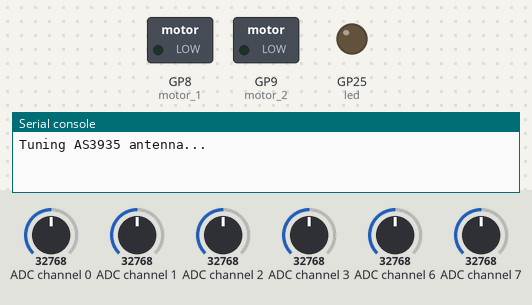
Recording of a program running on a simulated Raspberry Pi Pico running MicroPython. Shown: switched loads named in the program (green lamp = pin HIGH), output pins drawn as LEDs (lit = HIGH), the last lines printed to the serial console. The inputs (shaded band) are chosen by the test bench; at power-on: ADC channel 0 = 32768, ADC channel 1 = 32768, ADC channel 2 = 32768, ADC channel 3 = 32768, ADC channel 6 = 32768, ADC channel 7 = 32768 (analog values on the 0–65535 scale). Pins used as bus, display or sensor lines are not drawn.

Above: at 0.06 s.
At 7.04 s:
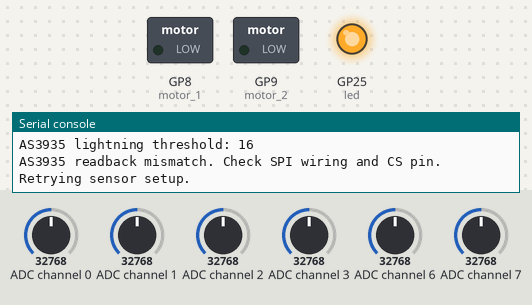
Timing chart, 0 to 7.3 s (numbered marks = the images above):
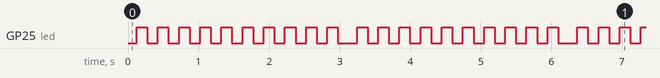

Measured:
- by itself, GP25 (led): repeats every 3.1 s: 9 × (LOW 0.15 s, HIGH 0.15 s), LOW 0.27 s, HIGH 0.15 s
- by itself, everything shown: repeats every 2.8 s, in 18 steps

The program:

main.py
```python
"""Lightning Popper, MicroPython port for the Raspberry Pi Pico.

Copy this file and as3935.py to the Pico. Wiring is unchanged from the
Arduino version in ../lightning_code.
"""

import sys
import time
import machine
from machine import Pin, SPI

import as3935
from as3935 import AS3935

# Pins
PIN_INT = 20      # interrupt pin from AS3935
PIN_CS = 17       # CS for AS3935
PIN_MISO = 16     # SPI0 RX
PIN_SCK = 18      # SPI0 SCK
PIN_MOSI = 19     # SPI0 TX
PIN_MOTOR_1 = 8   # motor direction 1 of motor driver
PIN_MOTOR_2 = 9   # motor direction 2 of motor driver

# AS3935 settings
NOISE_FLOOR = 7
WATCHDOG = 2
SPIKE = 7
LIGHTNING_THRESHOLD = 1

# Set to True to make the motor turn repeatedly, useful for debug.
# Ship with this False so the motor only fires on a real strike.
TEST_MODE = False

MOTOR_RUN_MS = 3000

# Minimum time between motor firings. A busy storm can raise several
# lightning interrupts a minute.
STRIKE_COOLDOWN_MS = 60000

# Noise and disturber events can fire continuously in an electrically noisy
# environment, so only log every Nth one.
EVENT_LOG_EVERY = 10

# If the sensor does not answer at start-up, blink the LED for this long and
# then try again. The sensor has its own regulator and can be slow to power up.
SETUP_RETRY_MS = 3000

# After an unexpected error, wait this long and then reboot the Pico.
ERROR_RESTART_MS = 5000

int_pin = Pin(PIN_INT, Pin.IN)
motor_1 = Pin(PIN_MOTOR_1, Pin.OUT, value=0)  # H-bridge off at boot
motor_2 = Pin(PIN_MOTOR_2, Pin.OUT, value=0)

sensor = None
last_pop_ticks = None  # ticks_ms() of the last firing while cooldown runs
noise_count = 0
disturber_count = 0


def pop_popper():
    """Drive the motor to fire the popper, then let it coast.

    This is a hard, open-loop drive with no stall protection, so make sure
    the gearmotor cannot stall against an end-stop for the full pulse."""
    print("Motor ON")
    motor_1(0)
    motor_2(1)
    try:
        time.sleep_ms(MOTOR_RUN_MS)
    finally:
        motor_2(0)  # also stops the motor if the program is interrupted
    print("Motor OFF")


def blink_fault(duration_ms):
    """Blink the on-board LED rapidly so a fault is visible without a serial
    connection. On a Pico W this needs the Pico W build of MicroPython."""
    led = Pin("LED", Pin.OUT)
    end = time.ticks_add(time.ticks_ms(), duration_ms)
    while time.ticks_diff(end, time.ticks_ms()) > 0:
        led.toggle()
        time.sleep_ms(150)
    led(0)


def cooldown_active():
    """True while the motor must not fire again. The main loop calls this
    every pass, so the tick counter can never wrap during a cooldown."""
    global last_pop_ticks
    if (last_pop_ticks is not None and
            time.ticks_diff(time.ticks_ms(), last_pop_ticks) >= STRIKE_COOLDOWN_MS):
        last_pop_ticks = None
    return last_pop_ticks is not None


def setup():
    """Configure the sensor. Returns False if it does not answer on SPI."""
    global sensor
    # The AS3935 uses SPI mode 1 at up to 2 MHz.
    spi = SPI(0, baudrate=2000000, polarity=0, phase=1, bits=8,
              firstbit=SPI.MSB, sck=Pin(PIN_SCK), mosi=Pin(PIN_MOSI),
              miso=Pin(PIN_MISO))
    sensor = AS3935(spi, Pin(PIN_CS), int_pin)

    # A soft reset of the Pico does not power-cycle the sensor, so start
    # from known defaults every time.
    sensor.reset_settings()

    print("Tuning AS3935 antenna...")
    tuned = sensor.tune_antenna()
    if tuned is None:
        print("Warning: no signal on interrupt pin, antenna not tuned.")
    else:
        print("Tuning capacitor: {} pF, antenna at {:.1f} kHz".format(
            tuned[0], tuned[1] / 1000))
    if not sensor.calibrate_oscillators():
        print("Warning: oscillator calibration did not report success.")

    sensor.mask_disturber(False)
    # INDOOR is the higher gain setting, so the more sensitive one.
    sensor.set_indoor_outdoor(as3935.INDOOR)
    sensor.set_noise_level(NOISE_FLOOR)
    sensor.watchdog_threshold(WATCHDOG)
    sensor.spike_rejection(SPIKE)
    sensor.lightning_threshold(LIGHTNING_THRESHOLD)

    # Read the settings back. This is the real "is the sensor there" check:
    # with MISO floating or CS miswired these do not match what was written.
    readback = (sensor.read_noise_level(), sensor.read_watchdog_threshold(),
                sensor.read_spike_rejection(), sensor.read_lightning_threshold())
    print("AS3935 noise level:", readback[0])
    print("AS3935 watchdog threshold:", readback[1])
    print("AS3935 spike rejection:", readback[2])
    print("AS3935 lightning threshold:", readback[3])
    if readback != (NOISE_FLOOR, WATCHDOG, SPIKE, LIGHTNING_THRESHOLD):
        print("AS3935 readback mismatch. Check SPI wiring and CS pin.")
        return False
    return True


def handle_event():
    """Service a pending AS3935 interrupt."""
    global last_pop_ticks, noise_count, disturber_count
    event = sensor.read_interrupt()  # also clears the interrupt
    if event == as3935.INT_NOISE:
        noise_count += 1
        if noise_count % EVENT_LOG_EVERY == 1:
            print("Noise ({} total).".format(noise_count))
    elif event == as3935.INT_DISTURBER:
        disturber_count += 1
        if disturber_count % EVENT_LOG_EVERY == 1:
            print("Disturber ({} total).".format(disturber_count))
    elif event == as3935.INT_LIGHTNING:
        print("Lightning Strike Detected!")
        distance = sensor.distance_to_storm()
        if distance == as3935.DISTANCE_OUT_OF_RANGE:
            print("Distance: out of range")
        elif distance == as3935.DISTANCE_OVERHEAD:
            print("Storm is overhead!")
        else:
            print("Approximately: {}km away!".format(distance))

        if cooldown_active():
            print("Within cooldown, not firing motor.")
        else:
            pop_popper()
            last_pop_ticks = time.ticks_ms()


def run():
    while not setup():
        print("Retrying sensor setup.")
        blink_fault(SETUP_RETRY_MS)
    print("Ready, waiting for lightning.")

    while True:
        cooldown_active()

        # The AS3935 holds its interrupt pin high until the interrupt
        # register is read, so polling the level never misses an event,
        # including one that arrives while the motor is running.
        if int_pin():
            handle_event()

        if TEST_MODE:
            print("Turning on motor to test popper function")
            time.sleep_ms(3000)
            pop_popper()
            time.sleep_ms(3000)

        time.sleep_ms(10)


def main():
    """Run forever. This device is left unattended, so on an unexpected
    error make the motor safe and reboot rather than stop at the prompt.
    Ctrl-C still stops the program normally."""
    try:
        run()
    except Exception as exc:
        motor_1(0)
        motor_2(0)
        sys.print_exception(exc)
        print("Restarting.")
        blink_fault(ERROR_RESTART_MS)
        machine.reset()


if __name__ == "__main__":
    main()
```

as3935.py
```python
"""Minimal MicroPython driver for the AS3935 Franklin lightning sensor (SPI).

Ported from the SparkFun driver wrapped by the Soldered Arduino library that
the original sketch in ../lightning_code uses. Only the features this project
needs are included.
"""

import time
import machine
from machine import Pin
from micropython import const

# Registers
_AFE_GAIN = const(0x00)
_THRESHOLD = const(0x01)
_LIGHTNING_REG = const(0x02)
_INT_MASK_ANT = const(0x03)
_ENERGY_LSB = const(0x04)
_ENERGY_MSB = const(0x05)
_ENERGY_MMSB = const(0x06)
_DISTANCE = const(0x07)
_FREQ_DISP_IRQ = const(0x08)
_CALIB_TRCO = const(0x3A)
_CALIB_SRCO = const(0x3B)
_PRESET_DEFAULT = const(0x3C)
_CALIB_RCO = const(0x3D)

_DIRECT_COMMAND = const(0x96)
_SPI_READ = const(0x40)

# Analog front end settings for set_indoor_outdoor(). INDOOR is the higher
# gain, so it is the more sensitive of the two.
INDOOR = const(0x12)
OUTDOOR = const(0x0E)

# Values returned by read_interrupt()
INT_NOISE = const(0x01)
INT_DISTURBER = const(0x04)
INT_LIGHTNING = const(0x08)

# Special values returned by distance_to_storm()
DISTANCE_OUT_OF_RANGE = const(0x3F)
DISTANCE_OVERHEAD = const(0x01)

_STRIKES = (1, 5, 9, 16)
_DIVISIONS = (16, 32, 64, 128)

# Antenna tuning. The antenna should resonate at 500 kHz and the chip can put
# that on the IRQ pin divided by 16/32/64/128. Dividing by 128 gives about
# 3.9 kHz, slow enough to count edges from a MicroPython interrupt handler.
_TUNE_DIV = const(128)
_TUNE_TARGET_HZ = 500000 / _TUNE_DIV
_TUNE_WINDOW_MS = const(100)

_edge_count = 0


def _count_edge(_pin):
    global _edge_count
    _edge_count += 1


class AS3935:
    def __init__(self, spi, cs, irq):
        """spi: machine.SPI set up for mode 1 (polarity=0, phase=1), MSB
        first, 2 MHz or slower. cs and irq: machine.Pin objects."""
        self._spi = spi
        self._cs = cs
        self._irq = irq
        self._cs.init(Pin.OUT, value=1)
        self._irq.init(Pin.IN)
        self._rbuf = bytearray(2)
        # The LCO needs 2 ms to start up and the RC oscillators 2 ms more.
        time.sleep_ms(4)

    # -- raw register access ------------------------------------------------

    def _read(self, reg):
        self._cs(0)
        self._spi.write_readinto(bytes((reg | _SPI_READ, 0)), self._rbuf)
        # Datasheet: CS must go high, low, high to end a read command.
        self._cs(1)
        self._cs(0)
        self._cs(1)
        return self._rbuf[1]

    def _write_raw(self, reg, value):
        self._cs(0)
        self._spi.write(bytes((reg, value & 0xFF)))
        self._cs(1)

    def _write(self, reg, keep_mask, bits, pos):
        """Read-modify-write: keep the bits in keep_mask, OR in bits << pos."""
        self._write_raw(reg, (self._read(reg) & keep_mask) | (bits << pos))

    # -- configuration ------------------------------------------------------

    def reset_settings(self):
        """Restore every register to its power-on default."""
        self._write_raw(_PRESET_DEFAULT, _DIRECT_COMMAND)
        time.sleep_ms(2)

    def set_indoor_outdoor(self, setting):
        if setting not in (INDOOR, OUTDOOR):
            raise ValueError("setting must be INDOOR or OUTDOOR")
        self._write(_AFE_GAIN, 0xC1, setting, 1)

    def mask_disturber(self, state):
        self._write(_INT_MASK_ANT, 0xDF, 1 if state else 0, 5)

    def set_noise_level(self, floor):
        """Noise floor threshold, 0 (lowest) to 7 (highest)."""
        if not 0 <= floor <= 7:
            raise ValueError("noise level must be 0-7")
        self._write(_THRESHOLD, 0x8F, floor, 4)

    def read_noise_level(self):
        return (self._read(_THRESHOLD) & 0x70) >> 4

    def watchdog_threshold(self, sensitivity):
        """Signal level needed to start validation, 0 (most sensitive) to 10."""
        if not 0 <= sensitivity <= 10:
            raise ValueError("watchdog threshold must be 0-10")
        self._write(_THRESHOLD, 0xF0, sensitivity, 0)

    def read_watchdog_threshold(self):
        return self._read(_THRESHOLD) & 0x0F

    def spike_rejection(self, sensitivity):
        """How hard short spikes are rejected, 0 (least) to 11 (most)."""
        if not 0 <= sensitivity <= 11:
            raise ValueError("spike rejection must be 0-11")
        self._write(_LIGHTNING_REG, 0xF0, sensitivity, 0)

    def read_spike_rejection(self):
        return self._read(_LIGHTNING_REG) & 0x0F

    def lightning_threshold(self, strikes):
        """Number of strikes (1, 5, 9 or 16) needed before an interrupt."""
        if strikes not in _STRIKES:
            raise ValueError("lightning threshold must be 1, 5, 9 or 16")
        self._write(_LIGHTNING_REG, 0xCF, _STRIKES.index(strikes), 4)

    def read_lightning_threshold(self):
        return _STRIKES[(self._read(_LIGHTNING_REG) & 0x30) >> 4]

    def _set_division(self, ratio):
        self._write(_INT_MASK_ANT, 0x3F, _DIVISIONS.index(ratio), 6)

    # -- events -------------------------------------------------------------

    def read_interrupt(self):
        """Read, and thereby clear, the interrupt source. Returns one of the
        INT_* values, or 0 if nothing is pending."""
        # Datasheet: wait 2 ms after IRQ goes high before reading.
        time.sleep_ms(2)
        return self._read(_INT_MASK_ANT) & 0x0F

    def distance_to_storm(self):
        """Estimated distance to the storm front in km. Also see
        DISTANCE_OUT_OF_RANGE and DISTANCE_OVERHEAD."""
        return self._read(_DISTANCE) & 0x3F

    def strike_energy(self):
        """Relative energy of the last lightning event. It has no physical
        unit, it is only useful for comparing events with each other."""
        return (((self._read(_ENERGY_MMSB) & 0x1F) << 16)
                | (self._read(_ENERGY_MSB) << 8)
                | self._read(_ENERGY_LSB))

    # -- calibration --------------------------------------------------------

    def read_tune_cap(self):
        """Internal antenna tuning capacitance in pF (0-120, steps of 8)."""
        return (self._read(_FREQ_DISP_IRQ) & 0x0F) * 8

    def _measure_irq_hz(self):
        global _edge_count
        state = machine.disable_irq()
        _edge_count = 0
        start = time.ticks_us()
        machine.enable_irq(state)
        time.sleep_ms(_TUNE_WINDOW_MS)
        state = machine.disable_irq()
        count = _edge_count
        elapsed = time.ticks_diff(time.ticks_us(), start)
        machine.enable_irq(state)
        return count * 1000000 / elapsed

    def tune_antenna(self):
        """Pick the internal tuning capacitor that puts the antenna closest
        to 500 kHz. Do not attach your own handler to the IRQ pin while this
        runs: the pin outputs the antenna frequency during tuning.

        Returns (capacitance_pF, antenna_frequency_Hz), or None if no signal
        was seen on the IRQ pin, which means it is not connected."""
        self._set_division(_TUNE_DIV)
        self._write(_FREQ_DISP_IRQ, 0x1F, 1, 7)  # antenna (LCO) out on IRQ
        self._irq.irq(_count_edge, Pin.IRQ_RISING, hard=True)
        best = None
        try:
            for step in range(16):
                self._write(_FREQ_DISP_IRQ, 0xF0, step, 0)
                time.sleep_ms(5)  # let the frequency settle
                hz = self._measure_irq_hz()
                if hz == 0:
                    best = None
                    break
                err = abs(hz - _TUNE_TARGET_HZ)
                if best is None or err < best[0]:
                    best = (err, step, hz)
        finally:
            self._irq.irq(handler=None)
            self._write(_FREQ_DISP_IRQ, 0x1F, 0, 7)  # IRQ pin back to normal
            self._set_division(16)                   # division back to default
        if best is None:
            return None
        self._write(_FREQ_DISP_IRQ, 0xF0, best[1], 0)
        return best[1] * 8, best[2] * _TUNE_DIV

    def calibrate_oscillators(self):
        """Calibrate the internal RC oscillators. Run after tune_antenna(),
        because they are calibrated against the antenna. True on success."""
        self._write_raw(_CALIB_RCO, _DIRECT_COMMAND)
        self._write(_FREQ_DISP_IRQ, 0x1F, 1, 6)
        time.sleep_ms(2)
        self._write(_FREQ_DISP_IRQ, 0x1F, 0, 6)
        # In each result register bit 7 means done and bit 6 means failed.
        trco = self._read(_CALIB_TRCO) & 0xC0
        srco = self._read(_CALIB_SRCO) & 0xC0
        return trco == 0x80 and srco == 0x80
```
